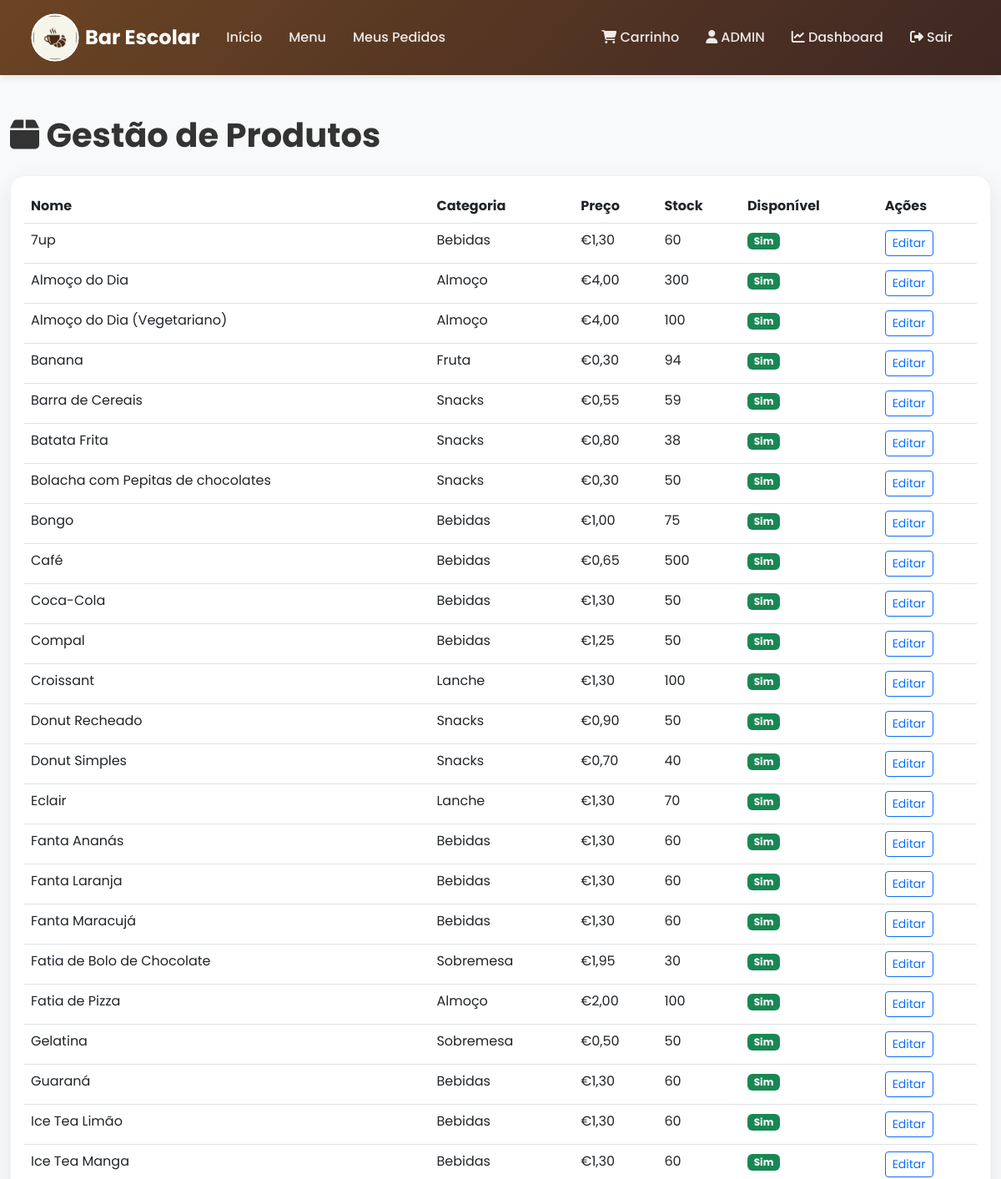
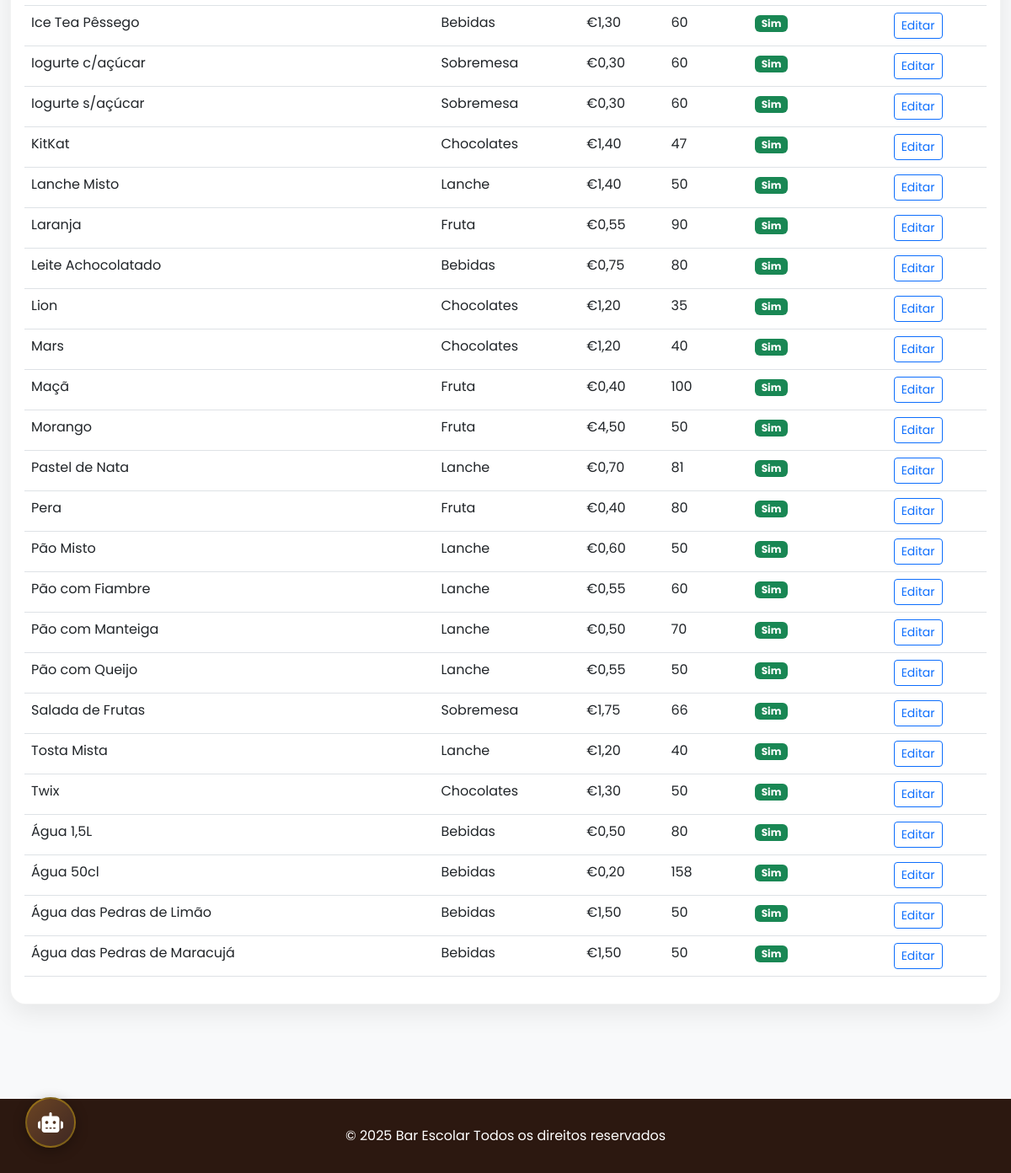
The page /dashboard/products/ (signed in) on the database as committed earlier (2 pictures, top to bottom).
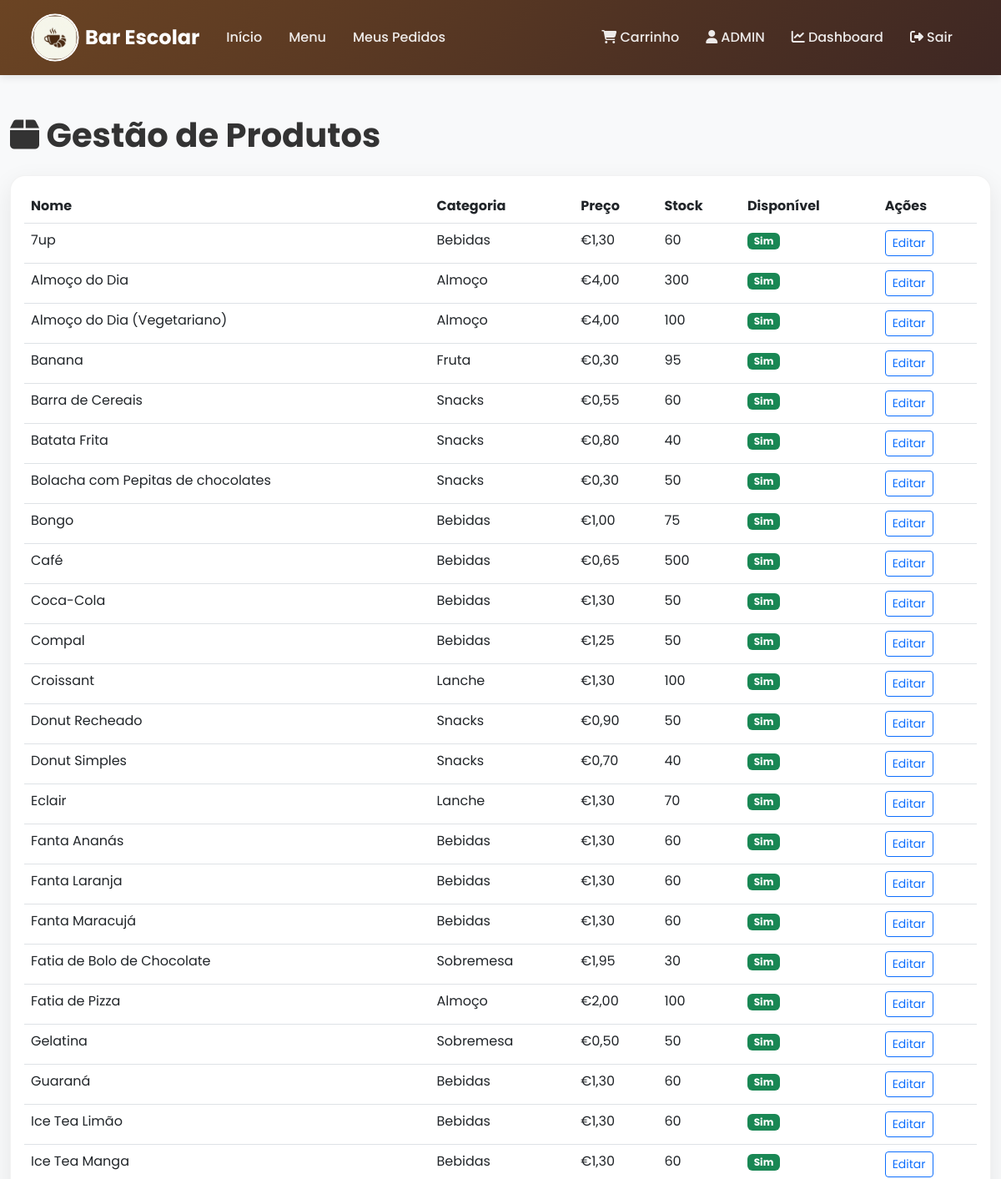
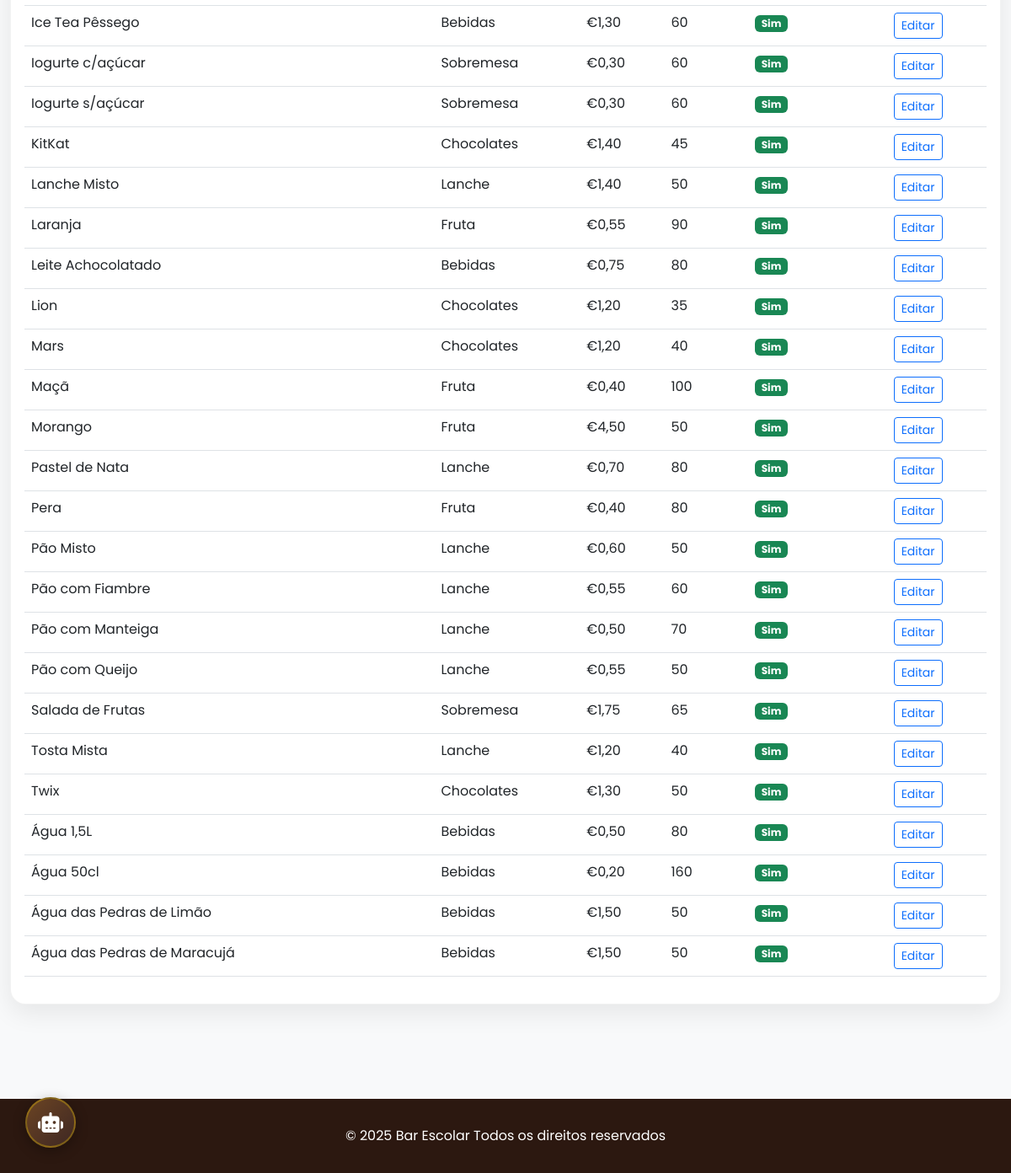
The same page on the database as committed later (2 pictures, top to bottom).
### bar_app/models.py (models this page shows, shortened)
class Product(models.Model):
    name = models.CharField(max_length=200, verbose_name='Nome')
    description = models.TextField(blank=True, verbose_name='Descrição')
    allergens = models.CharField(max_length=200, blank=True, help_text="Ex: Glúten, Lactose, Frutos Secos", verbose_name='Alergéneos')
    category = models.ForeignKey(Category, on_delete=models.SET_NULL, null=True, related_name='products', verbose_name='Categoria')
    price = models.DecimalField(max_digits=8, decimal_places=2, validators=[MinValueValidator(Decimal('0.01'))], verbose_name='Preço de Venda')
    purchase_price = models.DecimalField(max_digits=8, decimal_places=2, null=True, blank=True, validators=[MinValueValidator(Decimal('0.00'))], verbose_name='Preço de Custo', help_text="Preço pago pelo bar ao fornecedor")
    image = models.ImageField(upload_to='products/', blank=True, null=True, verbose_name='Imagem')
    stock = models.IntegerField(default=0, validators=[MinValueValidator(0)], verbose_name='Stock Atual')
    min_stock = models.IntegerField(default=10, validators=[MinValueValidator(0)], verbose_name='Stock Mínimo')
    expiration_date = models.DateField(blank=True, null=True, help_text="Data de validade do lote atual", verbose_name='Data de Validade')
    is_available = models.BooleanField(default=True, verbose_name='Disponível')
    created_at = models.DateTimeField(default=timezone.now, verbose_name='Criado em')
    updated_at = models.DateTimeField(auto_now=True, verbose_name='Atualizado em')
    class Meta:
        verbose_name = 'Produto'
        verbose_name_plural = 'Produtos'
        ordering = ['category', 'name']

class Category(models.Model):
    name = models.CharField(max_length=100, unique=True, verbose_name='Nome')
    description = models.TextField(blank=True, verbose_name='Descrição')
    image = models.ImageField(upload_to='categories/', blank=True, null=True, verbose_name='Imagem')
    is_active = models.BooleanField(default=True, verbose_name='Ativo')
    class Meta:
        verbose_name = 'Categoria'
        verbose_name_plural = 'Categorias'
        ordering = ['name']

### bar_app/views/dashboard.py (the view)
# urls.py: path('dashboard/products/', views.manage_products, name='manage_products'),
@login_required
@user_passes_test(is_staff_user)
def manage_products(request):
    products = Product.objects.all().order_by('name')
    categories = Category.objects.filter(is_active=True)
    return render(request, 'bar_app/dashboard/products.html', {
        'products': products,
        'categories': categories
    })

### bar_app/views/auth.py (called while the page is built)
def is_staff_user(user):
    return user.is_staff or user.user_type in ['admin', 'staff']

### templates/bar_app/dashboard/products.html (shortened to what this page needs)
{% extends 'base.html' %}
{% block content %}
<div class="container-fluid py-5">
    <h1 class="mb-4 fw-bold"><i class="fas fa-box"></i> Gestão de Produtos</h1>
    <div class="card">
        <div class="card-body">
            <div class="table-responsive">
                <table class="table table-hover">
                    <thead>
                        <tr>
                            <th>Nome</th>
                            <th>Categoria</th>
                            <th>Preço</th>
                            <th>Stock</th>
                            <th>Disponível</th>
                            <th>Ações</th>
                        </tr>
                    </thead>
                    <tbody>
                        {% for product in products %}
                        <tr>
                            <td>{{ product.name }}</td>
                            <td>{{ product.category.name }}</td>
                            <td>€{{ product.price }}</td>
                            <td>
                                <span class="{% if product.stock <= product.min_stock %}text-danger fw-bold{% endif %}">
                                    {{ product.stock }}
                                </span>
                            </td>
                            <td>
                                {% if product.is_available %}
                                <span class="badge bg-success">Sim</span>
                                {% else %}
                                <span class="badge bg-danger">Não</span>
                                {% endif %}
                            </td>
                            <td>
                                <a href="/admin/bar_app/product/{{ product.id }}/change/" target="_blank" class="btn btn-sm btn-outline-primary">
                                    Editar
                                </a>
                            </td>
                        </tr>
                        {% empty %}
                        <tr>
                            <td colspan="6" class="text-center">Nenhum produto encontrado</td>
                        </tr>
                        {% endfor %}
                    </tbody>
                </table>
            </div>
        </div>
    </div>
</div>
{% endblock %}

Rows that differ between the two databases and show on the page:
changed Product "Banana": stock "94" → "95"
changed Product "Barra de Cereais": stock "59" → "60"
changed Product "Batata Frita": stock "38" → "40"
changed Product "KitKat": stock "47" → "45"
changed Product "Pastel de Nata": stock "81" → "80"
changed Product "Salada de Frutas": stock "66" → "65"
changed Product "Água 50cl": stock "158" → "160"
